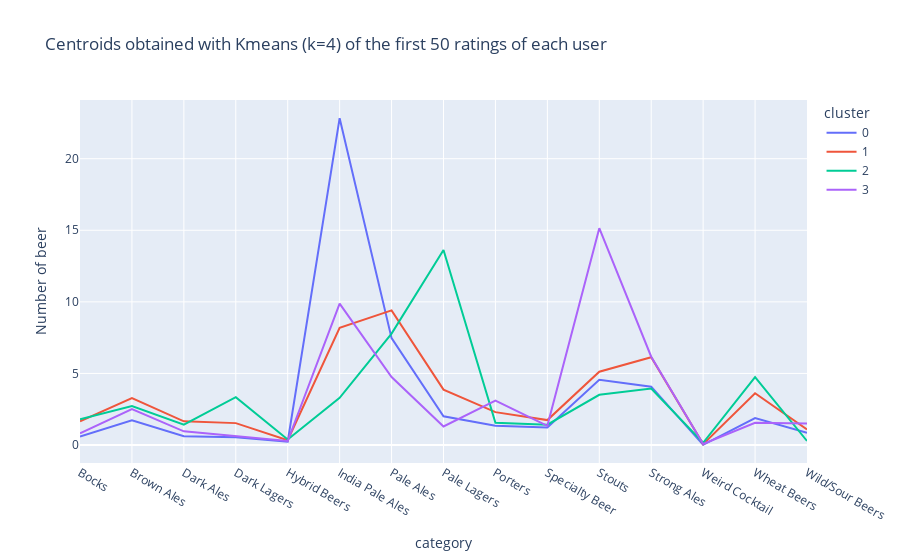

The code cell stored with this chart in its notebook:
### Code cell
#Display 4 clusters
fig = px.line(df_cluster_beer_4, x="category", y="Number of beer", color="cluster",
              title="Centroids obtained with Kmeans (k=4) of the first 50 ratings of each user")
fig.show()

### Figure 1 — Plotly figure (JSON) as saved in the notebook; plotly's stock layout.template omitted (floating-point values rounded to 4 significant figures)
{"data": [{"hovertemplate": "cluster=0<br>category=%{x}<br>Number of beer=%{y}<extra></extra>", "legendgroup": "0", "line": {"color": "#636efa", "dash": "solid"}, "marker": {"symbol": "circle"}, "mode": "lines", "name": "0", "orientation": "v", "showlegend": true, "type": "scatter", "x": ["Bocks", "Brown Ales", "Dark Ales", "Dark Lagers", "Hybrid Beers", "India Pale Ales", "Pale Ales", "Pale Lagers", "Porters", "Specialty Beer", "Stouts", "Strong Ales", "Weird Cocktail", "Wheat Beers", "Wild/Sour Beers"], "xaxis": "x", "y": [0.5983, 1.732, 0.6151, 0.5481, 0.2343, 22.83, 7.469, 2.013, 1.351, 1.222, 4.556, 4.075, 0.01255, 1.879, 0.8619], "yaxis": "y"}, {"hovertemplate": "cluster=1<br>category=%{x}<br>Number of beer=%{y}<extra></extra>", "legendgroup": "1", "line": {"color": "#EF553B", "dash": "solid"}, "marker": {"symbol": "circle"}, "mode": "lines", "name": "1", "orientation": "v", "showlegend": true, "type": "scatter", "x": ["Bocks", "Brown Ales", "Dark Ales", "Dark Lagers", "Hybrid Beers", "India Pale Ales", "Pale Ales", "Pale Lagers", "Porters", "Specialty Beer", "Stouts", "Strong Ales", "Weird Cocktail", "Wheat Beers", "Wild/Sour Beers"], "xaxis": "x", "y": [1.66, 3.282, 1.655, 1.53, 0.3376, 8.193, 9.409, 3.868, 2.297, 1.744, 5.119, 6.132, 0.06345, 3.619, 1.091], "yaxis": "y"}, {"hovertemplate": "cluster=2<br>category=%{x}<br>Number of beer=%{y}<extra></extra>", "legendgroup": "2", "line": {"color": "#00cc96", "dash": "solid"}, "marker": {"symbol": "circle"}, "mode": "lines", "name": "2", "orientation": "v", "showlegend": true, "type": "scatter", "x": ["Bocks", "Brown Ales", "Dark Ales", "Dark Lagers", "Hybrid Beers", "India Pale Ales", "Pale Ales", "Pale Lagers", "Porters", "Specialty Beer", "Stouts", "Strong Ales", "Weird Cocktail", "Wheat Beers", "Wild/Sour Beers"], "xaxis": "x", "y": [1.794, 2.723, 1.426, 3.348, 0.383, 3.298, 7.78, 13.62, 1.56, 1.418, 3.511, 3.95, 0.156, 4.745, 0.2837], "yaxis": "y"}, {"hovertemplate": "cluster=3<br>category=%{x}<br>Number of beer=%{y}<extra></extra>", "legendgroup": "3", "line": {"color": "#ab63fa", "dash": "solid"}, "marker": {"symbol": "circle"}, "mode": "lines", "name": "3", "orientation": "v", "showlegend": true, "type": "scatter", "x": ["Bocks", "Brown Ales", "Dark Ales", "Dark Lagers", "Hybrid Beers", "India Pale Ales", "Pale Ales", "Pale Lagers", "Porters", "Specialty Beer", "Stouts", "Strong Ales", "Weird Cocktail", "Wheat Beers", "Wild/Sour Beers"], "xaxis": "x", "y": [0.8163, 2.505, 0.9592, 0.6327, 0.2806, 9.872, 4.75, 1.296, 3.097, 1.342, 15.15, 6.168, 0.07653, 1.551, 1.505], "yaxis": "y"}], "layout": {"legend": {"title": {"text": "cluster"}, "tracegroupgap": 0}, "title": {"text": "Centroids obtained with Kmeans (k=4) of the first 50 ratings of each user"}, "xaxis": {"anchor": "y", "domain": [0, 1], "title": {"text": "category"}}, "yaxis": {"anchor": "x", "domain": [0, 1], "title": {"text": "Number of beer"}}}}
